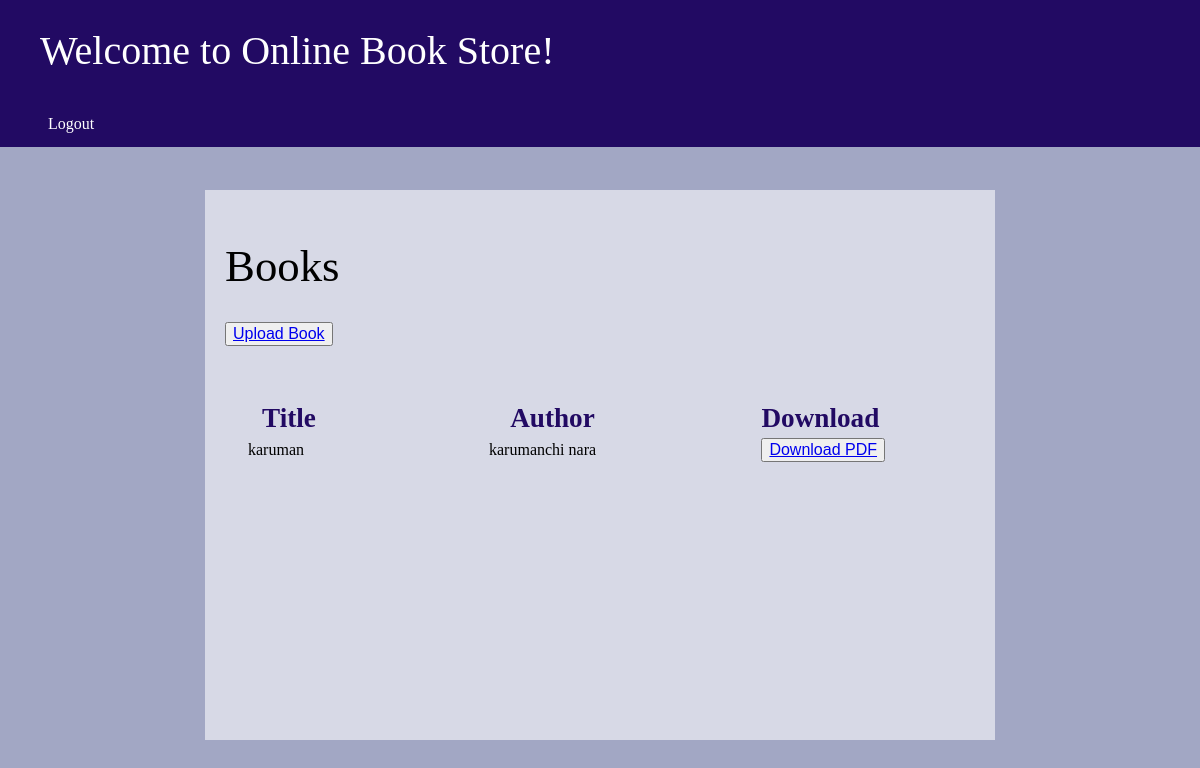
/books/ (signed in), run on an earlier commit of the app's database.
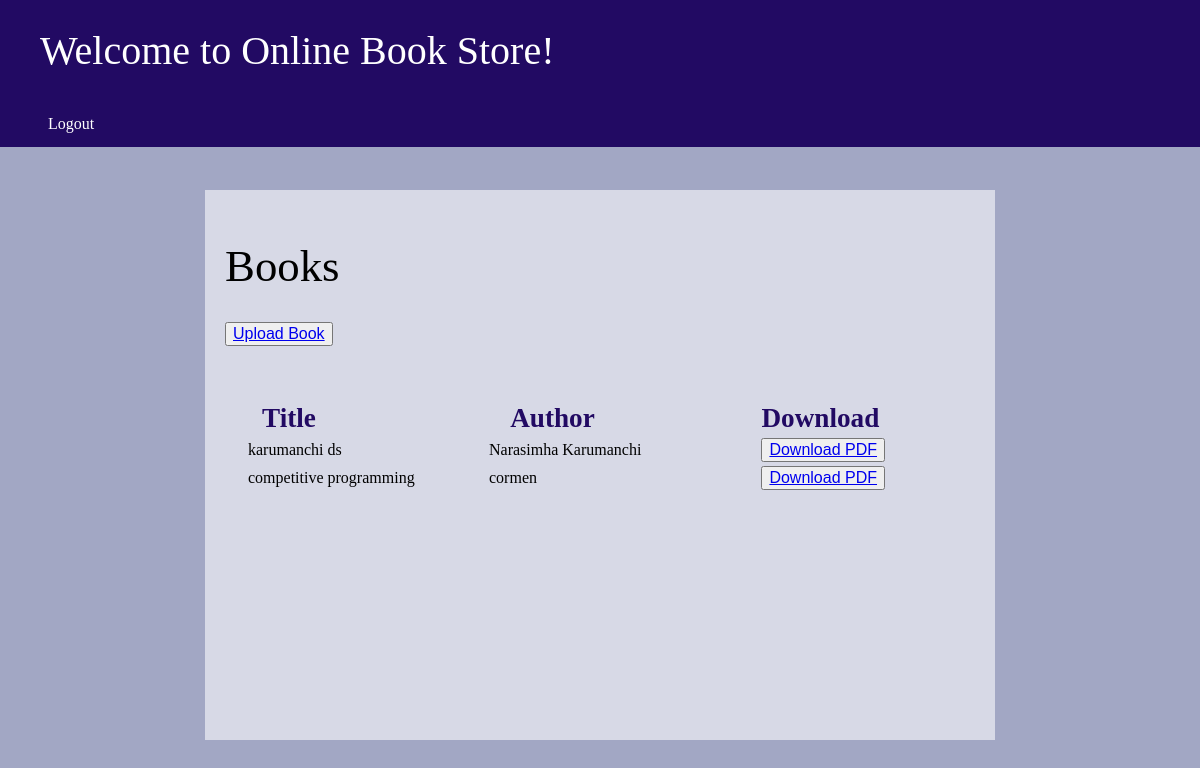
And on a later commit of the database.
### accounts/models.py (models this page shows, shortened)
class Book(models.Model):
    title=models.CharField(max_length=100)
    author=models.CharField(max_length=100)
    pdf=models.FileField(upload_to='books/pdfs/')
    category=models.CharField(max_length=30,choices=category_choices,default="")

### accounts/views.py (the view)
# urls.py: path('books/',views.book_list, name='book_list'),
@login_required(login_url='books')
def book_list(request):
    books=Book.objects.all()
    return render(request,'book_list.html',{'books':books})

### templates/book_list.html (shortened to what this page needs)
{% load static %}
<!DOCTYPE html>
<html lang="en" style="background-color:rgba(94, 103, 153, 0.575)">
<head>
    <link rel="stylesheet" type="text/css" href="{% static 'css/style.css' %}">
    <link rel="stylesheet" href="https://cdnjs.cloudflare.com/ajax/libs/font-awesome/4.7.0/css/font-awesome.min.css">
    <div class="topnav">
        <h1 style="color: white;margin-left:40px;">Welcome to Online Book Store!</h1>
        <li><a href="{% url 'logoutpage' %}">Logout</a></li>
    </div>
    <div class="prof-box1">
        <h1 style="color: black; font-size:2.8em;">Books</h1>
        <button>
            <a href="{% url 'upload_book' %}" >
                Upload Book
            </a>
            </button>
            <br>
            <br>
            <br>
        <table class="table">
            <thead>
                <tr style="color:rgb(34, 10, 99); font-size:1.7em;">
                    <th>&nbsp;&nbsp;&nbsp;&nbsp;&nbsp;Title &nbsp;&nbsp;&nbsp;&nbsp;&nbsp;&nbsp; &nbsp;&nbsp;&nbsp;&nbsp;&nbsp;&nbsp;&nbsp;&nbsp;&nbsp;&nbsp;&nbsp; </th>
                    <th>&nbsp;&nbsp;&nbsp;&nbsp;&nbsp;&nbsp;&nbsp;&nbsp;&nbsp;Author &nbsp;&nbsp;&nbsp;&nbsp;&nbsp;&nbsp;&nbsp;&nbsp;&nbsp;&nbsp;&nbsp;&nbsp;&nbsp;&nbsp;&nbsp;&nbsp;&nbsp;&nbsp;&nbsp;&nbsp;&nbsp;&nbsp;&nbsp;</th>
                    <th>Download</th>
                    <br>
                </tr>
            </thead>
            <tbody>
                {% for book in books %}
                <tr style="color: black;">
                    <td>&nbsp;&nbsp;&nbsp;&nbsp;&nbsp;{{ book.title }}</td>
                    <td>&nbsp;&nbsp;&nbsp;&nbsp;&nbsp;&nbsp;&nbsp;&nbsp;&nbsp;&nbsp;{{ book.author }}</td>
                    <td>
                        <button>
                        <a href="{{ book.pdf.url }}" class="btn btn-primary btn-sm" target="_blank">
                            Download PDF
                        </a>
                        </button>
                    </td>
                </tr>
                {% endfor %}
            </tbody>
        </table>
    </div>
</head>
<body>
</body>
</html>

### static/css/style.css (style rules this page uses)
button { font-size: 16px; }
h1 { font-weight: 100; letter-spacing: 6; font-size: 40px; }
li { display:inline-block; }

### templates/book_list.html (style rules this page uses)
.prof-box1 { width:750px; height:510px; background-color: rgba(255, 255, 255, 0.575); padding: 20px; color:white; margin:0 auto; margin-top: 190px; text-align: left; }
.topnav { overflow: hidden; position:absolute; top:0px; left:0px; width:100%; background-color: rgb(34, 10, 99); }
li { margin-left: 2em; float: left; }
li a { display: block; color: white; text-align: center; padding: 14px 16px; text-decoration: none; }

What changed in the data, as far as the page shows it:
removed Book: title "karuman", author "karumanchi nara"
added Book: title "karumanchi ds", author "Narasimha Karumanchi"
added Book: title "competitive programming", author "cormen"
